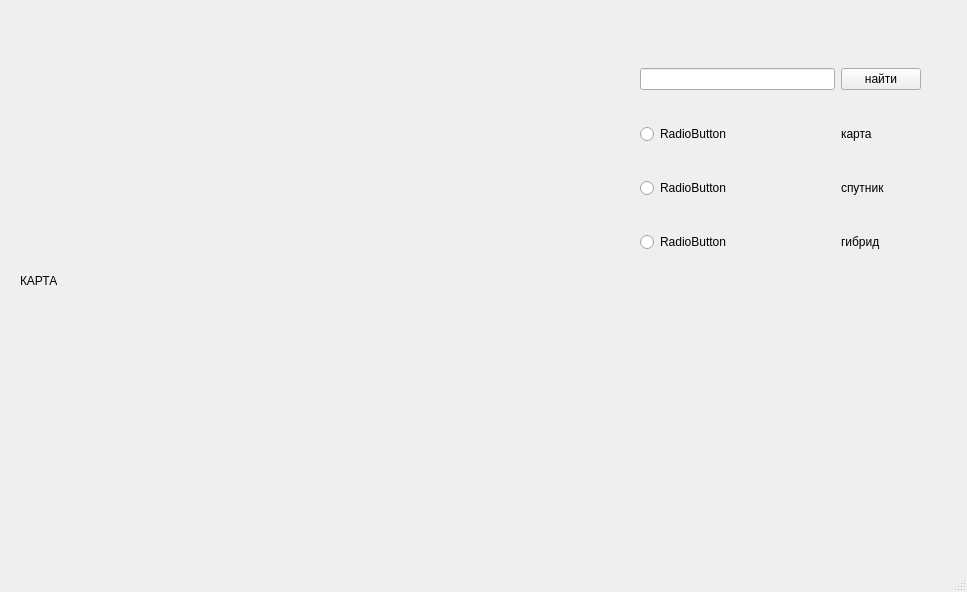
<?xml version="1.0" encoding="UTF-8"?>
<ui version="4.0">
 <class>MainWindow</class>
 <widget class="QMainWindow" name="MainWindow">
  <property name="geometry">
   <rect>
    <x>0</x>
    <y>0</y>
    <width>967</width>
    <height>592</height>
   </rect>
  </property>
  <property name="windowTitle">
   <string>Большая задача по Maps API</string>
  </property>
  <widget class="QWidget" name="centralwidget">
   <widget class="QLabel" name="map_label">
    <property name="geometry">
     <rect>
      <x>20</x>
      <y>10</y>
      <width>611</width>
      <height>541</height>
     </rect>
    </property>
    <property name="minimumSize">
     <size>
      <width>611</width>
      <height>541</height>
     </size>
    </property>
    <property name="maximumSize">
     <size>
      <width>611</width>
      <height>541</height>
     </size>
    </property>
    <property name="text">
     <string>КАРТА</string>
    </property>
   </widget>
   <widget class="QWidget" name="gridLayoutWidget">
    <property name="geometry">
     <rect>
      <x>640</x>
      <y>40</y>
      <width>281</width>
      <height>241</height>
     </rect>
    </property>
    <layout class="QGridLayout" name="gridLayout">
     <item row="1" column="1">
      <widget class="QLabel" name="label_2">
       <property name="text">
        <string>карта</string>
       </property>
      </widget>
     </item>
     <item row="2" column="0">
      <widget class="QRadioButton" name="radio_button_sat">
       <property name="text">
        <string>RadioButton</string>
       </property>
       <attribute name="buttonGroup">
        <string notr="true">map_group</string>
       </attribute>
      </widget>
     </item>
     <item row="3" column="1">
      <widget class="QLabel" name="label_4">
       <property name="text">
        <string>гибрид</string>
       </property>
      </widget>
     </item>
     <item row="3" column="0">
      <widget class="QRadioButton" name="radio_button_gibrid">
       <property name="text">
        <string>RadioButton</string>
       </property>
       <attribute name="buttonGroup">
        <string notr="true">map_group</string>
       </attribute>
      </widget>
     </item>
     <item row="2" column="1">
      <widget class="QLabel" name="label_3">
       <property name="text">
        <string>спутник</string>
       </property>
      </widget>
     </item>
     <item row="0" column="1">
      <widget class="QPushButton" name="find_button">
       <property name="text">
        <string>найти</string>
       </property>
      </widget>
     </item>
     <item row="1" column="0">
      <widget class="QRadioButton" name="radio_button_map">
       <property name="text">
        <string>RadioButton</string>
       </property>
       <attribute name="buttonGroup">
        <string notr="true">map_group</string>
       </attribute>
      </widget>
     </item>
     <item row="0" column="0">
      <widget class="QLineEdit" name="edit_name"/>
     </item>
    </layout>
   </widget>
   <widget class="QLabel" name="adress_label">
    <property name="geometry">
     <rect>
      <x>650</x>
      <y>290</y>
      <width>201</width>
      <height>91</height>
     </rect>
    </property>
    <property name="text">
     <string/>
    </property>
   </widget>
  </widget>
  <widget class="QStatusBar" name="statusbar"/>
 </widget>
 <resources/>
 <connections/>
 <buttongroups>
  <buttongroup name="map_group"/>
 </buttongroups>
</ui>
